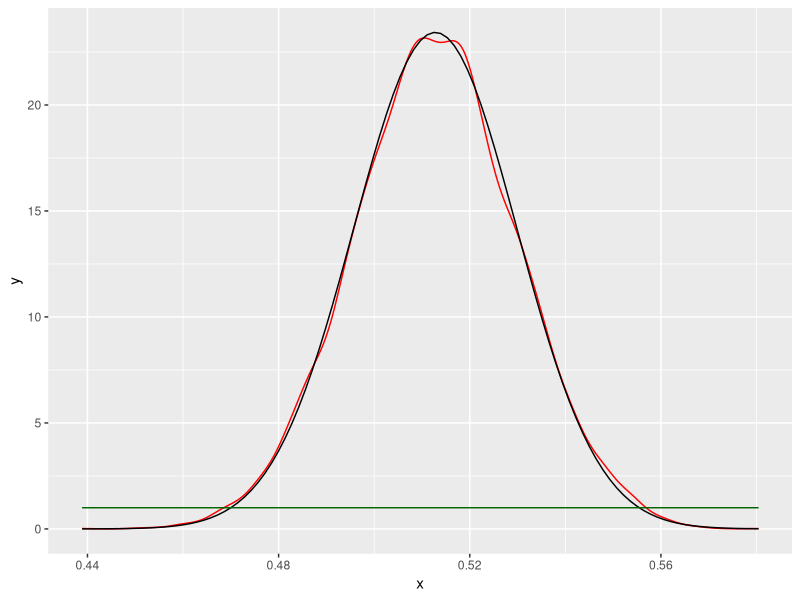
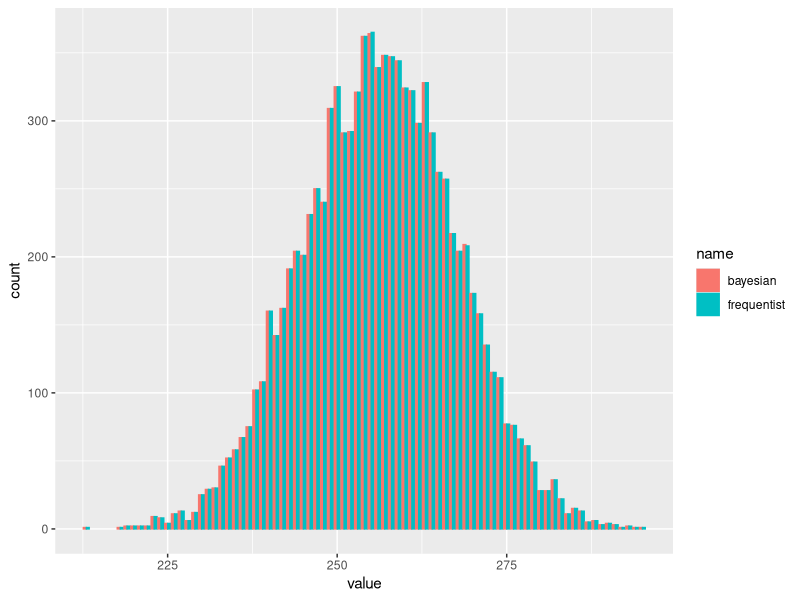

Write R code to recreate these figures, in order.
library(magrittr)

################################################################################
#
# Beta prior -> Binomial Sampling -> Beta post.
#
# Peter D. Hoff (2009), A First Course In Bayesian Statistical Methods P58
# (Example Log-odds)
#
# General Social Survey: 
#
################################################################################

a <- 1; b <- 1
n <- 860
Y <- 441

##
# Theta prior: 
#  * unif = beta(1, 1)
##

set.seed(42)
theta_post_mc <- rbeta(10000, shape1 = Y + a, shape2 = n - Y + b)

ggplot2::ggplot(data = data.frame(x = theta_post_mc),
                ggplot2::aes(x)) +
  ggplot2::geom_density(color = "red") +
  ggplot2::stat_function(fun = dbeta, args = list(shape1 = Y + a,
                                                  shape2 = n - Y + b)) +
  ggplot2::stat_function(fun = dbeta, args = list(shape1 = a, shape2 = b),
                         color = "darkgreen")

# Without using Bayesian thinking, we know that the agreement to the ruling for
# people follow the binomial law. We have no idea about the parameter prod
# (see dbinom) but we have a sample at hand.

# Basically the Bayesian pior uniform is the same that saying "We have no clue"
# So we could skip this step and directly infer the parameter from sample.

# From the non protestant part of the sample, 860 people, 441 agreed. Those are 
# of interest. We therefore compute the statistic:

theta_freq <- 441 / 860

# To put into rbinom to construct monte carlo approximation:
# (size = 500) is set sufficiently large to have a bell curved distribution.

set.seed(42)
rsample_freq <- rbinom(10000, 500, prob = theta_freq)

# If we compare with the expected value of the bayesian statistic (posterior)
# to assess the parameter theta

set.seed(42)
rsample_bayes <- rbinom(10000, 500, prob = mean(theta_post_mc))

# Plot the result
list(frequentist = rsample_freq,
     bayesian = rsample_bayes) %>% 
  tibble::as_tibble() %>% 
  tidyr::pivot_longer(cols = c("frequentist", "bayesian")) %>% 
  ggplot2::ggplot(ggplot2::aes(x = value, color = name, fill = name)) +
  ggplot2::geom_bar(position = "dodge2")

# -> The same conslusion was brought from frequentist approach and bayesian for
# this trivial exemple.
